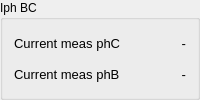
               <widget class="QGroupBox" name="groupBox_axis_config_8">
                <property name="maximumSize">
                 <size>
                  <width>16777215</width>
                  <height>16777215</height>
                 </size>
                </property>
                <property name="title">
                 <string>Iph BC</string>
                </property>
                <layout class="QGridLayout" name="gridLayout_100">
                 <item row="0" column="0">
                  <layout class="QGridLayout" name="gridLayout_101">
                   <item row="1" column="0">
                    <widget class="QLabel" name="label_currentMeasPhB_2">
                     <property name="font">
                      <font>
                       <pointsize>10</pointsize>
                      </font>
                     </property>
                     <property name="text">
                      <string>Current meas phB</string>
                     </property>
                    </widget>
                   </item>
                   <item row="0" column="0">
                    <widget class="QLabel" name="label_currentMeasPhC_2">
                     <property name="font">
                      <font>
                       <pointsize>10</pointsize>
                      </font>
                     </property>
                     <property name="text">
                      <string>Current meas phC</string>
                     </property>
                    </widget>
                   </item>
                   <item row="0" column="1">
                    <widget class="QLabel" name="label_currentMeasPhCValue_axis1">
                     <property name="font">
                      <font>
                       <pointsize>10</pointsize>
                      </font>
                     </property>
                     <property name="text">
                      <string>-</string>
                     </property>
                     <property name="alignment">
                      <set>Qt::AlignRight|Qt::AlignTrailing|Qt::AlignVCenter</set>
                     </property>
                    </widget>
                   </item>
                   <item row="1" column="1">
                    <widget class="QLabel" name="label_currentMeasPhBValue_axis1">
                     <property name="font">
                      <font>
                       <pointsize>10</pointsize>
                      </font>
                     </property>
                     <property name="text">
                      <string>-</string>
                     </property>
                     <property name="alignment">
                      <set>Qt::AlignRight|Qt::AlignTrailing|Qt::AlignVCenter</set>
                     </property>
                    </widget>
                   </item>
                  </layout>
                 </item>
                </layout>
               </widget>
